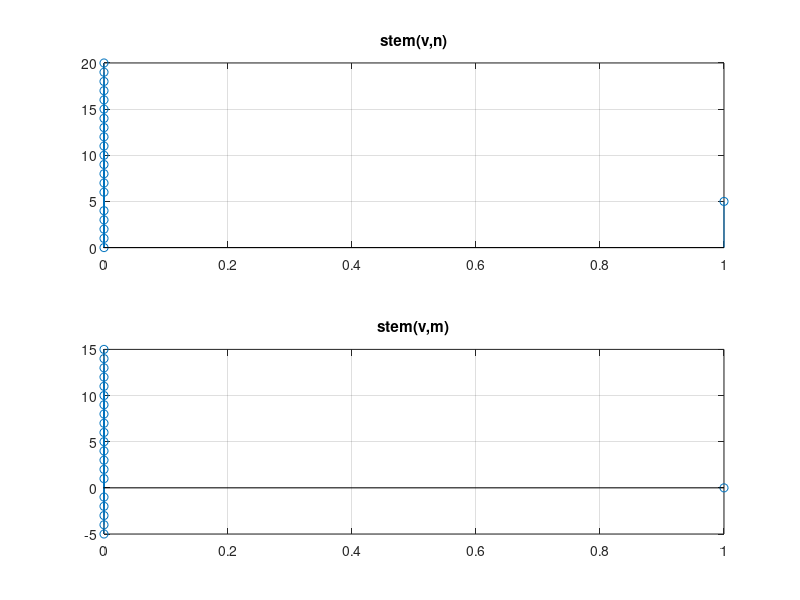
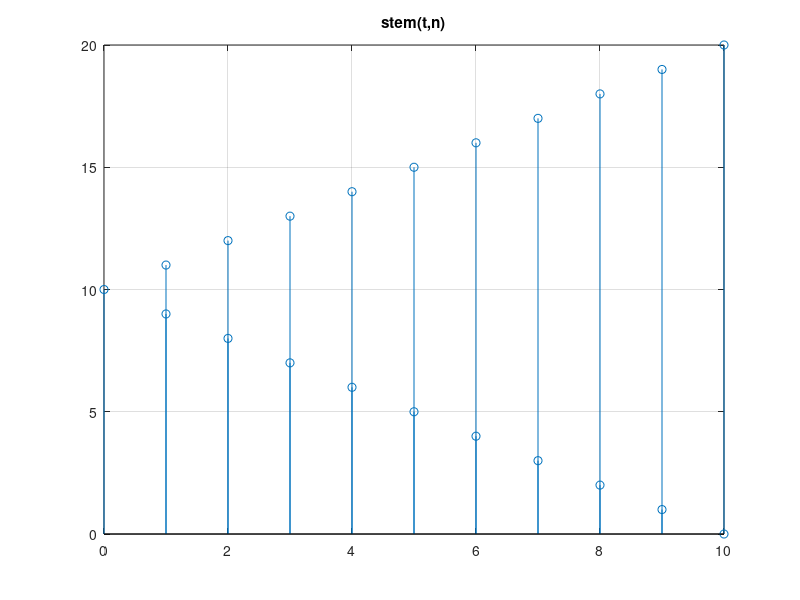
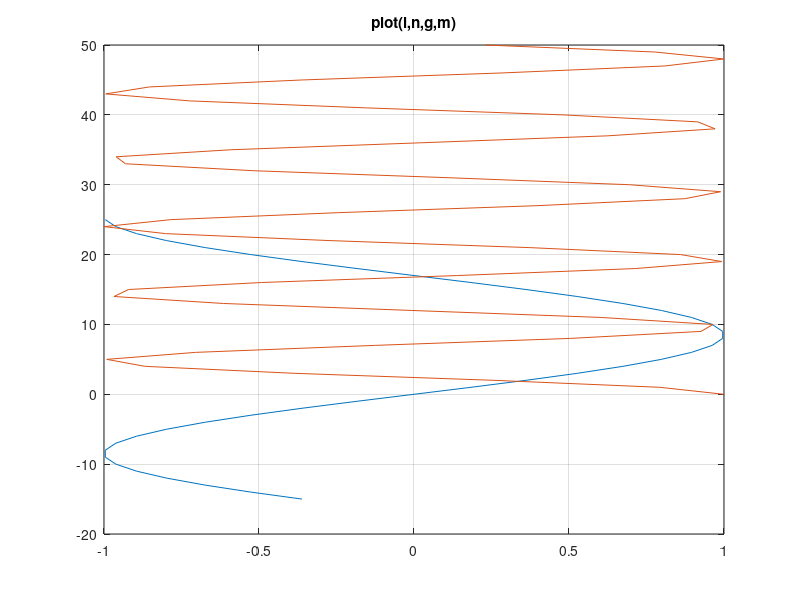
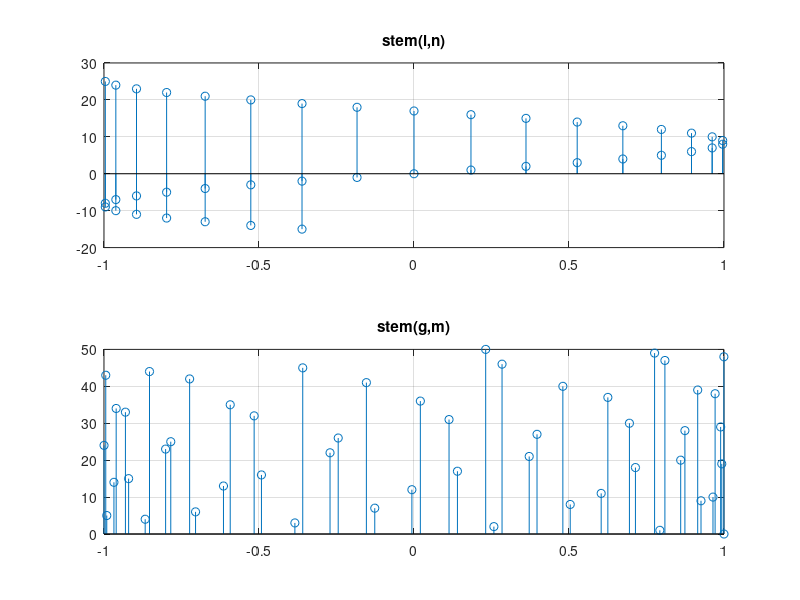

These charts were generated, in order, by the following MATLAB code:
%  initializez vectorul cu 21 de zerouri
v = zeros(1,21);
%   6-lea element il egalez cu 1
v(6) = 1;
% declar vectorii n si m
n = 0:20;
m = -5:15;

% subplot pentru a trasa ambele grafice in acelasi desen
% stem pentru reprezentarea vectorului v in functie de n sau m 
% grid = trasarea unei retele de linii
figure(1)
subplot(2,1,1),stem(v,n),title('stem(v,n)'),grid
subplot(2,1,2),stem(v,m),title('stem(v,m)'),grid


% initializez vectorul t cu modulul de 10 din care scadem elementele din n 
t = abs(10-n);

% se foloseste figure pentru a reprezenta  graficul 2 in alta
%fereastra
figure(2)

% reprezentare grafica pentru vectorul t
stem(t,n),title('stem(t,n)'),grid

% initializez vectorii l si g si reprezentam figura 3
figure(3)
n = -15:25;
l = sin((pi/17)*n);
m = 0:50;
g= cos((pi/sqrt(23))*m);

%c. reprezentare grafica pentru l si g in aceeasi fereastra, se foloseste
%plot deoarece stem nu functioneaza pentru afisarea mai multor grafice
%intr-o singura fereastra grafica
plot(l,n,g,m),title('plot(l,n,g,m)'),grid

%c. trecem la alta figura pentru a se afisa urmatoarele grafice intr-o
%fereastra separata si reprezentam grafic x1 si x2 in aceeasi fereastra dar
%nu in acelasi grafic
figure(4)
subplot(2,1,1),stem(l,n),title('stem(l,n)'),grid
subplot(2,1,2),stem(g,m),title('stem(g,m)'),grid